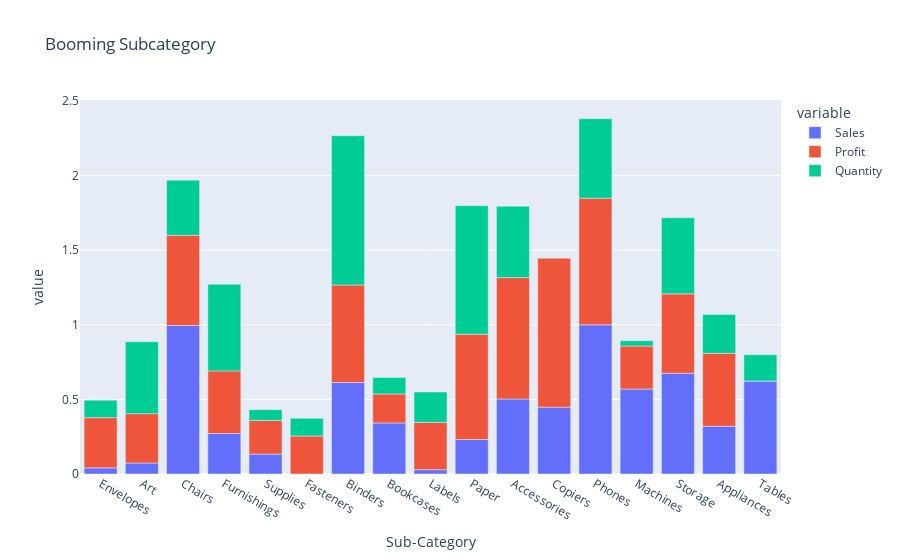

Notebook cell for this chart:
### Markdown cell above
## Which Sub-Category is Best Selling and Most Profitable?

### Code cell
#Sub-Category
subcategory_sales = data.groupby(['Sub-Category'])[['Sales','Profit','Quantity']].sum()
# apply normalization techniques
for column in ['Sales', 'Profit','Quantity']:
    subcategory_sales[column] = (subcategory_sales[column] - subcategory_sales[column].min()) / (subcategory_sales[column].max() - subcategory_sales[column].min())    
subcategory_sales.plot(kind = 'bar', title="Booming Subcategory")

### Figure 1 — Plotly figure (JSON) as saved in the notebook; plotly's stock layout.template omitted (floating-point values rounded to 4 significant figures)
{"data": [{"alignmentgroup": "True", "hovertemplate": "variable=Sales<br>Sub-Category=%{x}<br>value=%{y}<extra></extra>", "legendgroup": "Sales", "marker": {"color": "#636efa", "pattern": {"shape": ""}}, "name": "Sales", "offsetgroup": "Sales", "orientation": "v", "showlegend": true, "textposition": "auto", "type": "bar", "x": ["Envelopes", "Art", "Chairs", "Furnishings", "Supplies", "Fasteners", "Binders", "Bookcases", "Labels", "Paper", "Accessories", "Copiers", "Phones", "Machines", "Storage", "Appliances", "Tables"], "xaxis": "x", "y": [0.04114, 0.07369, 0.9952, 0.2712, 0.1335, 0, 0.6128, 0.3421, 0.02894, 0.2308, 0.5026, 0.448, 1, 0.5695, 0.6753, 0.3196, 0.6237], "yaxis": "y"}, {"alignmentgroup": "True", "hovertemplate": "variable=Profit<br>Sub-Category=%{x}<br>value=%{y}<extra></extra>", "legendgroup": "Profit", "marker": {"color": "#EF553B", "pattern": {"shape": ""}}, "name": "Profit", "offsetgroup": "Profit", "orientation": "v", "showlegend": true, "textposition": "auto", "type": "bar", "x": ["Envelopes", "Art", "Chairs", "Furnishings", "Supplies", "Fasteners", "Binders", "Bookcases", "Labels", "Paper", "Accessories", "Copiers", "Phones", "Machines", "Storage", "Appliances", "Tables"], "xaxis": "x", "y": [0.3366, 0.3307, 0.6042, 0.4197, 0.2255, 0.2546, 0.6537, 0.1943, 0.3173, 0.706, 0.8135, 1, 0.8486, 0.2878, 0.5318, 0.489, 0], "yaxis": "y"}, {"alignmentgroup": "True", "hovertemplate": "variable=Quantity<br>Sub-Category=%{x}<br>value=%{y}<extra></extra>", "legendgroup": "Quantity", "marker": {"color": "#00cc96", "pattern": {"shape": ""}}, "name": "Quantity", "offsetgroup": "Quantity", "orientation": "v", "showlegend": true, "textposition": "auto", "type": "bar", "x": ["Envelopes", "Art", "Chairs", "Furnishings", "Supplies", "Fasteners", "Binders", "Bookcases", "Labels", "Paper", "Accessories", "Copiers", "Phones", "Machines", "Storage", "Appliances", "Tables"], "xaxis": "x", "y": [0.1171, 0.4819, 0.3697, 0.58, 0.07195, 0.1185, 1, 0.1105, 0.2031, 0.8613, 0.4777, 0, 0.5322, 0.03589, 0.5094, 0.2605, 0.1754], "yaxis": "y"}], "layout": {"autosize": true, "barmode": "relative", "legend": {"title": {"text": "variable"}, "tracegroupgap": 0}, "title": {"text": "Booming Subcategory"}, "xaxis": {"anchor": "y", "autorange": true, "domain": [0, 1], "range": [-0.5, 16.5], "title": {"text": "Sub-Category"}, "type": "category"}, "yaxis": {"anchor": "x", "autorange": true, "domain": [0, 1], "range": [0, 2.506], "title": {"text": "value"}, "type": "linear"}}}
